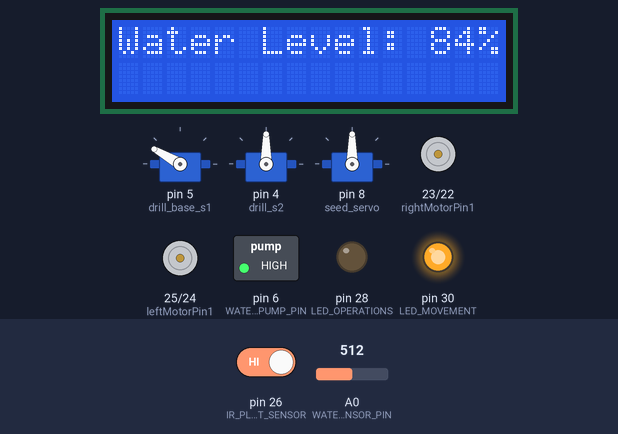
Bench run of a sketch on a simulated Arduino Mega 2560, built with avr-gcc and run on an emulated ATmega2560. Shown: 3 × servo, 16×2 character LCD, motor-driver pin pairs drawn as motors (green arrow = first pin HIGH = forward, orange = second pin HIGH = backward, longer = more drive, scaled by the enable pin), switched loads named in the sketch (green lamp = pin HIGH), output pins drawn as LEDs (lit = HIGH). The test bench sets the inputs (shaded band); at power-on: pin 26 (IR_PLANT_SENSOR) HIGH, A0 (WATER_SENSOR_PIN) = 512. What the sketch prints to the serial monitor is not drawn.

Above: at 2.7 s.
2.8 s: pin 26 (IR_PLANT_SENSOR) driven LOW
At 7.3 s:
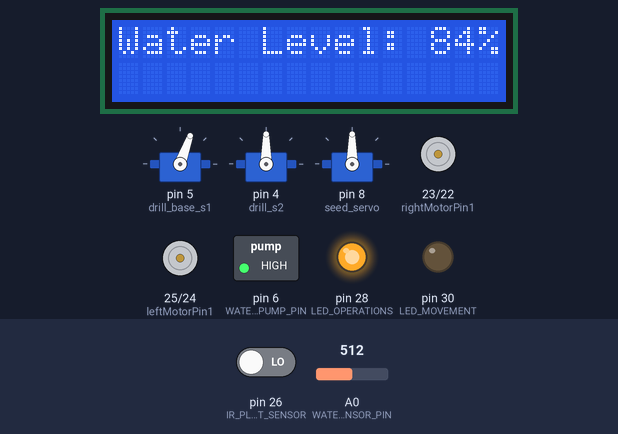
At 21.0 s:
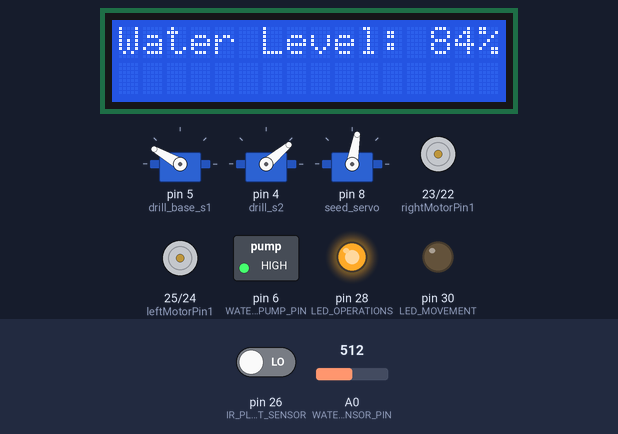
Timing chart, 0 to 22.8 s (numbered marks = the images above; inputs shaded):
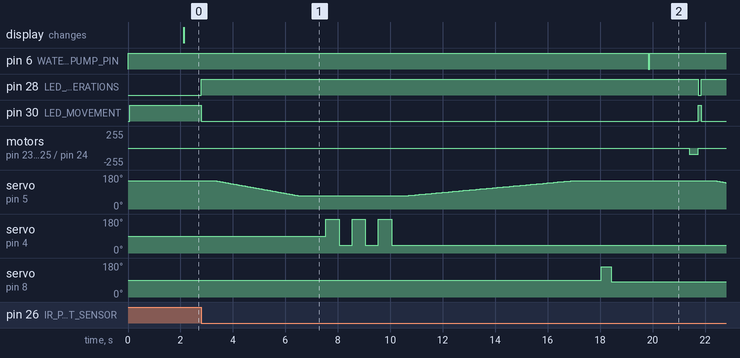

Measured:
- after the input at 2.8 s, pin 6 (WATER_PUMP_PIN): HIGH → LOW after 17.0 s, → HIGH 0.06 s later; pin 28 (LED_OPERATIONS): LOW → HIGH at once, → LOW 18.9 s later, → HIGH 0.12 s later

The sketch:

Agriculture_robot_with_bluetooth_code.ino
```cpp
/*CODE FOR EXHIBITION*/
#include <Servo.h>
#include <LiquidCrystal_I2C.h>
LiquidCrystal_I2C lcd(0x27, 16, 2);

//right motor pins
int enableRightMotor = 2;
int rightMotorPin1 = 23;
int rightMotorPin2 = 22;

//left motor pins
int enableLeftMotor = 3;
int leftMotorPin1 = 25;
int leftMotorPin2 = 24;

#define FORWARD_SPEED 90 //motor speed
#define TURN_SPEED 130

String readString;  //store the concatenated characters of the string received from mobile app

#define IR_PLANT_SENSOR 26  //IR sensor to detect plant plot
int plant_sensor_value;
#define WATER_SENSOR_PIN A0
int water_sensor_value;
#define WATER_PUMP_PIN 6

unsigned long previousMillis = 0;
const long interval = 2000;   // Check water level every 2000 milliseconds (2 second)

Servo drill_base_s1;
Servo drill_s2;
Servo seed_servo;

#define LED_OPERATIONS 28
#define LED_MOVEMENT 30

void setup()
{

  //pinmodes for the right motor
  pinMode(enableRightMotor, OUTPUT);
  pinMode(rightMotorPin1, OUTPUT);
  pinMode(rightMotorPin2, OUTPUT);

  //pinmodes for the left motor
  pinMode(enableLeftMotor, OUTPUT);
  pinMode(leftMotorPin1, OUTPUT);
  pinMode(leftMotorPin2, OUTPUT);

  //pinmode for IR sensor for plant plot detection
  pinMode(IR_PLANT_SENSOR, INPUT);

  pinMode(WATER_PUMP_PIN, OUTPUT);
  digitalWrite(WATER_PUMP_PIN, HIGH);

  pinMode(WATER_SENSOR_PIN, INPUT);
  //serial monitor initialisation
  Serial.begin(9600);
  //Inbuilt LED output pinmode
  pinMode(LED_MOVEMENT, OUTPUT);
  pinMode(LED_OPERATIONS, OUTPUT);

  drill_base_s1.attach(5);
  drill_base_s1.write(150);
  drill_s2.attach(4);
  seed_servo.attach(8);

  lcd.init();
  lcd.backlight();
}

void loop()
{
  unsigned long currentMillis = millis();
  if (currentMillis - previousMillis >= interval)
  {
    previousMillis = currentMillis;
    int water_sensor_value = analogRead(WATER_SENSOR_PIN);
    int water_percentage = map(water_sensor_value, 250, 560, 0, 100);
    Serial.println(water_sensor_value);
    delay(100);
    lcd.setCursor(0, 0);
    lcd.print("Water Level: ");
    lcd.print(water_percentage);
    lcd.print("% ");
    // Check water level status
    if (water_sensor_value < 200)
    {
      Serial.println("Water level is low");
      // Add actions when water level is low
    } else if (water_sensor_value > 500)
    {
      Serial.println("Water level is full");
      // Add actions when water level is full
    }
  }
  int plant_sensor_value = digitalRead(IR_PLANT_SENSOR);
  if(plant_sensor_value == LOW)
  {
    digitalWrite(LED_OPERATIONS, HIGH);
    digitalWrite(LED_MOVEMENT, LOW);
    stopRobot();
    delay(500);
    performAutomaticPlantingOperations();
    delay(500);
    moveForward();
    delay(350);
    stopRobot();
    digitalWrite(LED_OPERATIONS, LOW);
    digitalWrite(LED_MOVEMENT, HIGH);
  }
  else
  {
    digitalWrite(LED_MOVEMENT, HIGH);
    while(Serial.available()) //while a value is being sent from the mobile application
    {
      delay(50);
      char c=Serial.read();
      readString+=c;  //retreive the characters from the string and store into the String variable
    }
    if(readString.length()>0)
    {
      Serial.println(readString);
      if (readString =="FORWARD")
      {
        digitalWrite(LED_MOVEMENT, HIGH);
        moveForward();
      }
      if (readString =="BACKWARD")
      {
        // MOVE BACKWARD IF BACKWARD BUTTON IS PRESSED
        moveBackward();
        digitalWrite(LED_MOVEMENT, HIGH);
      }
      if (readString =="LEFT")
      {     // MOVE LEFT SIDE
        moveLeft();
        digitalWrite(LED_MOVEMENT, HIGH);
      }
      if (readString =="RIGHT")
      {     // MOVE RIGHT SIDE
        moveRight();
        digitalWrite(LED_MOVEMENT, HIGH);
      }
      if (readString =="STOP")
      {     // STOP
        Serial.println("Stop command received");
        stopRobot();
        digitalWrite(13, LOW);
      }
      readString="";
    }
  }
}

//Move robot forward
void moveForward()
{
  rotateMotor(FORWARD_SPEED, FORWARD_SPEED);
}
void moveBackward()
{
  rotateMotor(-FORWARD_SPEED, -FORWARD_SPEED);
}
void moveLeft()
{
  rotateMotor(TURN_SPEED, -TURN_SPEED);
}
void moveRight()
{
  rotateMotor(-TURN_SPEED, TURN_SPEED);
}
void stopRobot()
{
  rotateMotor(0, 0);
}
//function to perform plant operations
void performAutomaticPlantingOperations()
{
  //perform drill operation code
  plotDrilling();
  delay(1000);
  seedSowing();
  delay(1000);
  waterPumping();
  delay(1000);
}
//function to drill the soil
void plotDrilling()
{
  for(int i=150; i>=70; i-=0.1)  //drop base to ground
  {
    drill_base_s1.write(i);
    delay(40);
  }
  delay(1000);
  for(int i=0; i<3; i++)  //drill the soil
  {
    drill_s2.write(180);
    delay(500);
    drill_s2.write(40);
    delay(500);
  }
  for(int i=70; i<=150; i++)  //raise the base from ground
  {
    drill_base_s1.write(i);
    delay(80);
  }
}
//function to sow seeds
void seedSowing()
{
  seed_servo.write(160);
  delay(400);
  seed_servo.write(80);
  delay(400);
}
//function to pump water
void waterPumping()
{
  digitalWrite(WATER_PUMP_PIN, LOW);
  delay(60);
  digitalWrite(WATER_PUMP_PIN, HIGH);
}
//function rotateMotor()
void rotateMotor(int rightMotorSpeed, int leftMotorSpeed) {

  if (rightMotorSpeed < 0) {
    digitalWrite(rightMotorPin1, HIGH);
    digitalWrite(rightMotorPin2, LOW);
  } else if (rightMotorSpeed > 0) {
    digitalWrite(rightMotorPin1, LOW);
    digitalWrite(rightMotorPin2, HIGH);
  } else {
    digitalWrite(rightMotorPin1, LOW);
    digitalWrite(rightMotorPin2, LOW);
  }if (leftMotorSpeed < 0) {
    digitalWrite(leftMotorPin1, HIGH);
    digitalWrite(leftMotorPin2, LOW);
  } else if (leftMotorSpeed > 0) {
    digitalWrite(leftMotorPin1, LOW);
    digitalWrite(leftMotorPin2, HIGH);
  } else {
    digitalWrite(leftMotorPin1, LOW);
    digitalWrite(leftMotorPin2, LOW);
  }
  analogWrite(enableRightMotor, abs(rightMotorSpeed));
  analogWrite(enableLeftMotor, abs(leftMotorSpeed));
}
```
